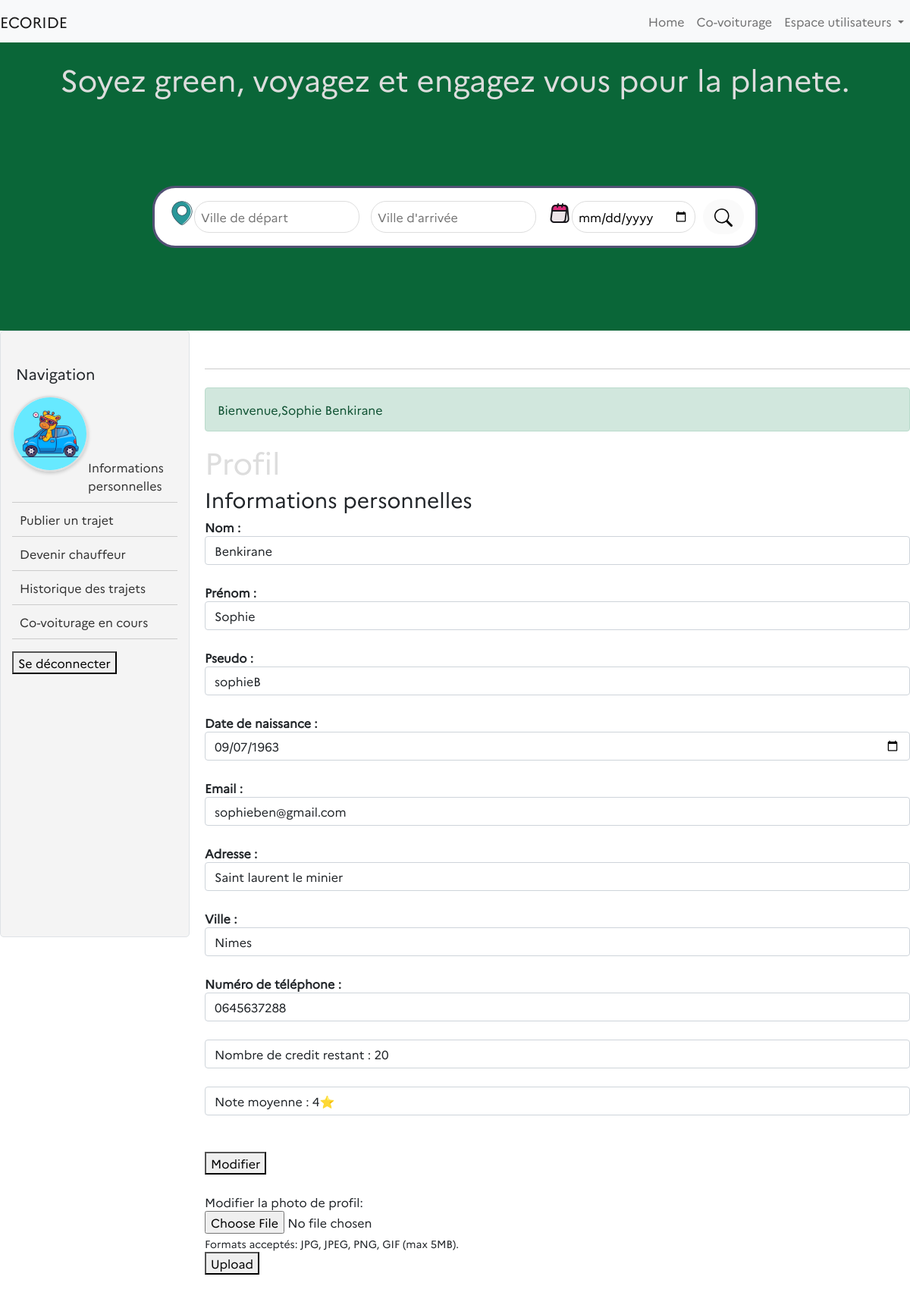
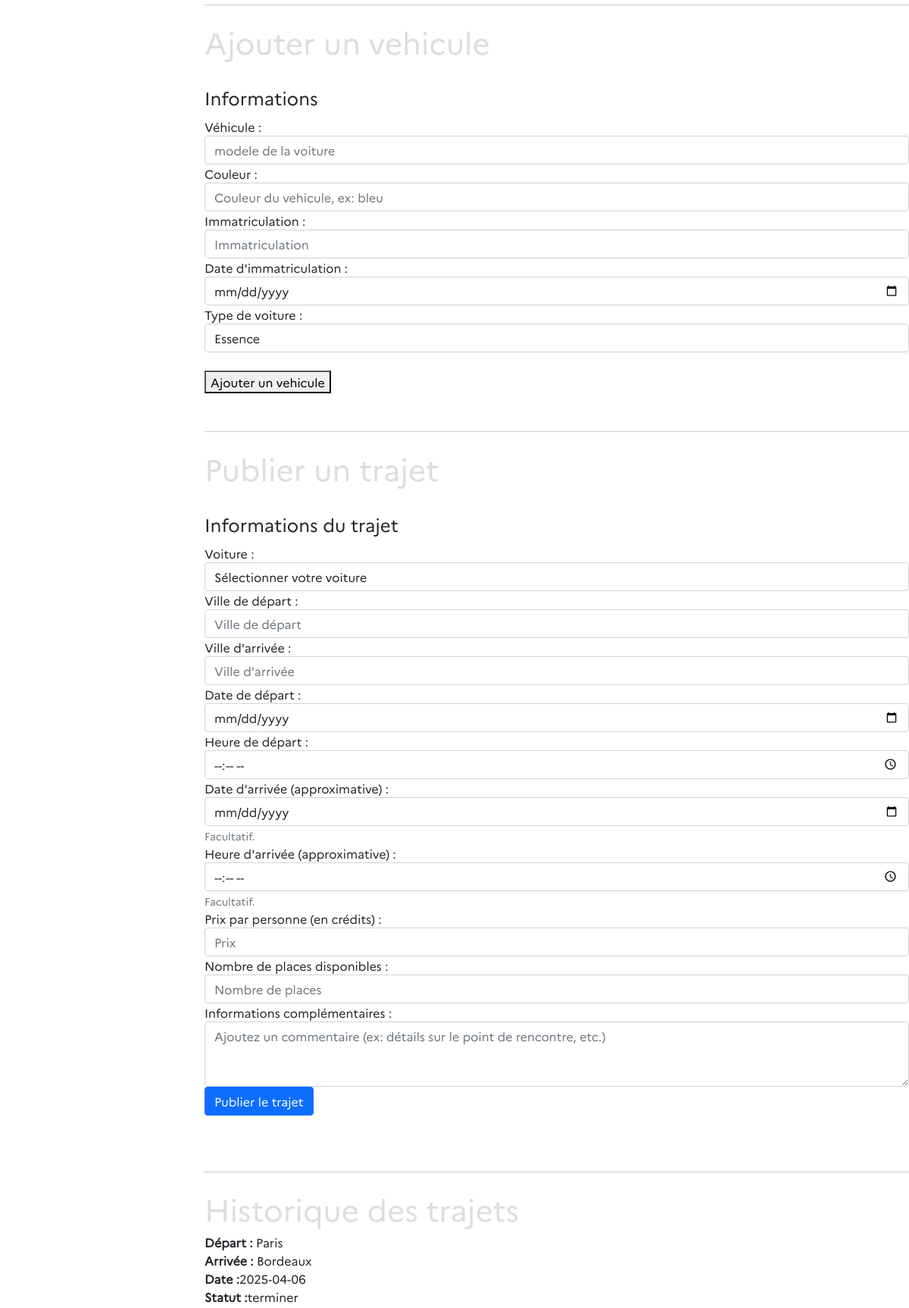
The app's page /pages/account.php (signed in, upper part) with its own data (2 pictures, top to bottom).
### tables this page shows
CREATE TABLE "utilisateurs" (
	"user_id"	INTEGER,
	"nom"	TEXT,
	"prenom"	TEXT,
	"adresse"	TEXT,
	"email"	TEXT UNIQUE,
	"password"	TEXT,
	"telephone"	TEXT,
	"date_naissance"	TEXT,
	"photo"	BLOB,
	"pseudo"	TEXT UNIQUE,
	"credits"	INTEGER DEFAULT 20,
	"ville"	TEXT,
	"average_note"	INTEGER,
	PRIMARY KEY("user_id" AUTOINCREMENT)
);

CREATE TABLE "covoiturages" (
	"covoiturage_id"	INTEGER,
	"date_depart"	TEXT,
	"heure_depart"	TEXT,
	"lieu_depart"	TEXT,
	"date_arrivee"	TEXT,
	"heure_arrivee"	TEXT,
	"prix_personne"	INTEGER,
	"user_id"	INTEGER,
	"created_at"	TEXT,
	"lieu_arrivee"	TEXT,
	"nb_place"	INTEGER,
	"voiture_id"	INTEGER,
	"evaluation"	INTEGER,
	"commentaire"	TEXT,
	"statut"	TEXT DEFAULT 'en_attente',
	PRIMARY KEY("covoiturage_id" AUTOINCREMENT),
	FOREIGN KEY("user_id") REFERENCES "utilisateurs"("user_id")
);

### pages/account.php (the view, shortened to what this page needs)
<?php
$pdo = new PDO("sqlite:/Users/macosdev/Documents/GitHub/ecoRide-DrissBenkirane/ecorideDatabase.db");
$pdo->setAttribute(PDO::ATTR_ERRMODE, PDO::ERRMODE_EXCEPTION);
$userInfos = [];
$success = null;
if (isset($_SESSION['loggedin']) && $_SESSION['loggedin'] === true && isset($_SESSION['user_id'])) {
    $userId = $_SESSION['user_id'];
    try {
        $stmt = $pdo->prepare("SELECT * FROM utilisateurs WHERE user_id = :id");
        $stmt->bindParam(':id', $userId);
        $stmt->execute();
        $userInfos = $stmt->fetchAll(PDO::FETCH_OBJ);
        $success = "Bienvenue," . $userInfos[0]->prenom . " " . $userInfos[0]->nom;
    } catch (PDOException $e) {
        echo "Erreur de base de données : " . $e->getMessage();
    }
    try {
        $stmt = $pdo->prepare('SELECT * FROM voitures WHERE user_id = :id');
        $stmt->bindParam(':id', $userId);
        $stmt->execute();
        $voitureInfos = $stmt->fetchAll(PDO::FETCH_OBJ);
    } catch (PDOException $e) {
        $error = "vous n'avez pas de voiture enregistrée";
    }
    try {
        $stmt = $pdo->prepare("SELECT *, v.modele AS voiture_modele,
                v.couleur AS voiture_couleur,
                v.immatriculation AS voiture_immatriculation,
                v.energie AS voiture_energie
            FROM covoiturages c
            INNER JOIN voitures v ON c.voiture_id = v.voiture_id
            WHERE c.user_id = :user_id
            ORDER BY c.created_at DESC");
        $stmt->bindParam(':user_id', $userId);
        $stmt->execute();
        $covoituragesEnCours = $stmt->fetchAll(PDO::FETCH_OBJ);
    } catch (PDOException $e) {
        $error = "Erreur lors de la récupération des covoiturages en cours : " . $e->getMessage();
    }
} else {
    header("Location: http://localhost:4000/pages/login.php");
    exit();
}
require_once '/Users/macosdev/Documents/GitHub/ecoRide-DrissBenkirane/elements/header.php';
?>
<link rel="stylesheet" href="styles/account.css">
<div style="display: flex;">
    <div class="sidebar">
        <p>Navigation</p> </br>
        <div class="menu">
            <?php if (!empty($userInfos)): ?>
                <?php foreach ($userInfos as $userInfo): ?>
                    <img src="<?= $userInfo->photo ?>" alt="Photo de profil" class="photo-utilisateur" width="100"
                        height="100"></br></br></br>
                <?php endforeach; ?>
            <?php endif; ?>
            <ul>
                <li><a href="#section1">Informations personnelles</a></li>
                <li><a href="#section2">Publier un trajet</a></li>
                <li><a href="#section3">Devenir chauffeur</a></li>
                <li><a href="#section4">Historique des trajets</a></li>
                <li><a href="#section5">Co-voiturage en cours</a></li>
            </ul>
        </div>
        <form method="post">
            <button type="submit" name="logout" class="logout-btn">Se déconnecter</button>
        </form>
    </div>
    <div style="flex-grow: 1;">
        <div class="ligne-horizontale"></div></br>
        <?php if (isset($success)) : ?>
            <div class="alert alert-success container" role="alert">
                <?= $success ?></br>
            </div>
        <?php endif; ?>
        <h1>Profil</h1>
        <div class="profil">
            <?php if (!empty($userInfos)): ?>
                <?php foreach ($userInfos as $userInfo): ?>
                    <h3>Informations personnelles</h3>
                    <div class="profil-info" id="">
                        <form action="" method="post">
                            <div class="form-group">
                                <strong>Nom :</strong></br><input class="form-control" type="text" name="nom"
                                    value="<?= htmlspecialchars($userInfo->nom) ?>" required></br>
                                <strong>Prénom :</strong></br><input class="form-control" type="text" name="prenom"
                                    value="<?= htmlspecialchars($userInfo->prenom) ?>" required></br>
                                <strong>Pseudo :</strong></br><input class="form-control" type="text" name="pseudo"
                                    value="<?= htmlspecialchars($userInfo->pseudo) ?>" required></br>
                                <strong>Date de naissance :</strong></br><input class="form-control" type="date"
                                    name="date_naissance" value="<?= htmlspecialchars($userInfo->date_naissance) ?>"
                                    required></br>
                                <strong>Email :</strong></br><input class="form-control" type="email" name="email"
                                    value="<?= htmlspecialchars($userInfo->email) ?>" required></br>
                                <strong>Adresse :</strong></br><input class="form-control" type="text" name="adresse"
                                    value="<?= htmlspecialchars($userInfo->adresse) ?>" required></br>
                                <strong>
                                    Ville :</strong></br><input class="form-control" type="text" name="ville"
                                    value="<?= htmlspecialchars($userInfo->ville) ?>" required></br>
                                <strong>Numéro de téléphone :</strong></br><input class="form-control" type="text"
                                    name="telephone" value="<?= htmlspecialchars($userInfo->telephone) ?>" required></br>
                                <strong class="form-control">Nombre de credit restant :
                                    <?= htmlspecialchars($userInfo->credits) ?></strong></br>
                                <strong class="form-control">Note moyenne :
                                    <?= htmlspecialchars($userInfo->average_note) ?>⭐</strong></br>
                            <?php endforeach; ?>
                        <?php else: ?>
                            <p>Aucune information utilisateur trouvée.</p>
                        <?php endif; ?>
                        <div class=" profil-actions">
                            <button type="submit" name="modifier" class="profil-btn">Modifier</button></br>
                        </div></br>
                        </form>
                        <form action="" method="post" enctype="multipart/form-data">
                            <label for="photo_profil">Modifier la photo de profil:</label></br>
                            <input type="file" id="photo_profil" name="photo_profil" accept="image/*"></br>
                            <small>Formats acceptés: JPG, JPEG, PNG, GIF (max 5MB).</small></br>
                            <button type="submit" name="upload" class="upload-btn">Upload</button></br>
                        </form>
                    </div>
                    <div class="ligne-horizontale"></div></br>
                    <h1>Ajouter un vehicule</h1> </br>
                    <div class="devenir-chauffeur" id="section3">
                        <div class="devenir-chauffeur-details">
                            <form action="" method="post">
                                <legend>Informations</legend>
                                <div class="form-group">
                                    <label for="depart">Véhicule :</label>
                                    <input type="text" class="form-control" name="modele" id="modele"
                                        placeholder="modele de la voiture" required>
                                </div>
                                <div class="form-group">
                                    <label for="couleur">Couleur :</label>
                                    <input type="text" class="form-control" name="couleur" id="couleur_voiture"
                                        placeholder="Couleur du vehicule, ex: bleu" required>
                                </div>
                                <div class="form-group">
                                    <label for="immatriculation">Immatriculation :</label>
                                    <input type="text" class="form-control" name="immatriculation" id="immatriculation_vehicule"
                                        placeholder="Immatriculation" required>
                                </div>
                                <div class="form-group">
                                    <label for="date_immatriculation">Date d'immatriculation :</label>
                                    <input type="date" class="form-control" name="date_premiere_immatriculation"
                                        id="date_premiere_immatriculation" placeholder="Date de la premiere immatriculation"
                                        required>
                                </div>
                                <div class="form-group">
                                    <label for="energie">Type de voiture :</label></br>
                                    <select class="form-control" name="energie" id="energie">
                                        <option value="Essence">Essence</option>
                                    </select></br>
                                </div>
                                <div class="devenir-chauffeur-actions">
                                    <button class="devenir-chauffeur-btn" type="submit" name="ajouter_vehicule">Ajouter un
                                        vehicule</button>
                                </div>
                            </form>
                        </div>
                    </div>
                    <div class="ligne-horizontale"></div></br>
                    <h1>Publier un trajet</h1> </br>
                    <div class="publier-trajet" id="section2">
                        <div class="publier-trajet-details">
                            <form action="" method="post">
                                <legend>Informations du trajet</legend>
                                <div class="form-group">
                                    <label for="voiture_id">Voiture :</label>
                                    <select class="form-control" id="voiture_id" name="voiture_id" required>
                                        <option value="">Sélectionner votre voiture</option>
                                    </select>
                                </div>
                                <div class="form-group">
                                    <label for="depart">Ville de départ :</label>
                                    <input type="text" class="form-control" name="lieu_depart" id="depart"
                                        placeholder="Ville de départ" required>
                                </div>
                                <div class="form-group">
                                    <label for="arrivee">Ville d'arrivée :</label>
                                    <input type="text" class="form-control" name="lieu_arrivee" id="arrivee"
                                        placeholder="Ville d'arrivée" required>
                                </div>
                                <div class="form-group">
                                    <label for="date_depart">Date de départ :</label>
                                    <input type="date" class="form-control" name="date_depart" id="date_depart"
                                        placeholder="Date de départ" required>
                                </div>
                                <div class="form-group">
                                    <label for="heure_depart">Heure de départ :</label>
                                    <input type="time" class="form-control" name="heure_depart" id="heure_depart"
                                        placeholder="Heure de départ" required>
                                </div>
                                <div class="form-group">
                                    <label for="date_arrivee">Date d'arrivée (approximative) :</label>
                                    <input type="date" class="form-control" name="date_arrivee" id="date_arrivee"
                                        placeholder="Date d'arrivée">
                                    <small class="form-text text-muted">Facultatif.</small>
                                </div>
                                <div class="form-group">
                                    <label for="heure_arrivee">Heure d'arrivée (approximative) :</label>
                                    <input type="time" class="form-control" name="heure_arrivee" id="heure_arrivee"
                                        placeholder="Heure d'arrivée">
                                    <small class="form-text text-muted">Facultatif.</small>
                                </div>
                                <div class="form-group">
                                    <label for="prix_personne">Prix par personne (en crédits) :</label>
                                    <input type="number" class="form-control" name="prix_personne" id="prix" placeholder="Prix"
                                        min="0" required>
                                </div>
                                <div class="form-group">
                                    <label for="nb_place">Nombre de places disponibles :</label>
                                    <input type="number" class="form-control" name="nb_place" id="places"
                                        placeholder="Nombre de places" min="1" required>
                                </div>
                                <div class="form-group">
                                    <label for="commentaire">Informations complémentaires :</label>
                                    <textarea class="form-control" name="commentaire" id="commentaire" rows="3"
                                        placeholder="Ajoutez un commentaire (ex: détails sur le point de rencontre, etc.)"></textarea>
                                </div>
                                <div class="publier-trajet-actions">
                                    <button type="submit" class="btn btn-primary publier-trajet-btn" name="publier_trajet"
                                        <?php if (empty($voitureInfos)) echo 'disabled'; ?>>
                                        Publier le trajet
                                    </button>
                                </div>
                            </form>
                        </div>
                    </div></br>
                    <div class="ligne-horizontale"></div></br>
                    <h1 id="section4">Historique des trajets</h1>
                    <?php if (!empty($covoituragesEnCours)) : ?>
                        <?php foreach ($covoituragesEnCours as $covoiturage): ?>
                            <strong>Départ :</strong> <?= htmlspecialchars($covoiturage->lieu_depart) ?>
                            <br>
                            <strong>Arrivée :</strong> <?= htmlspecialchars($covoiturage->lieu_arrivee) ?>
                            <br>
                            <strong>Date :</strong><?= htmlspecialchars($covoiturage->date_depart) ?>
                            <strong>Statut :</strong><?= htmlspecialchars($covoiturage->statut) ?>
                            <br>
                        <?php endforeach; ?>
                    <?php else : ?>
                        <p>Vous n'avez pas de covoiturage en cours.</p>
                    <?php endif; ?>
        </div>
    </div>
</div>
</body>
</html>

### records on screen
utilisateurs: photo (picture), success "Bienvenue,Sophie Benkirane", nom "Benkirane", prenom "Sophie", pseudo "sophieB", date_naissance "09/07/1963", email "sophieben@gmail.com", adresse "Saint laurent le minier", ville "Nimes", telephone "0645637288", credits "20", average_note "4"
covoiturages: lieu_depart "Paris", lieu_arrivee "Bordeaux", date_depart "2025-04-06", statut "terminer"
